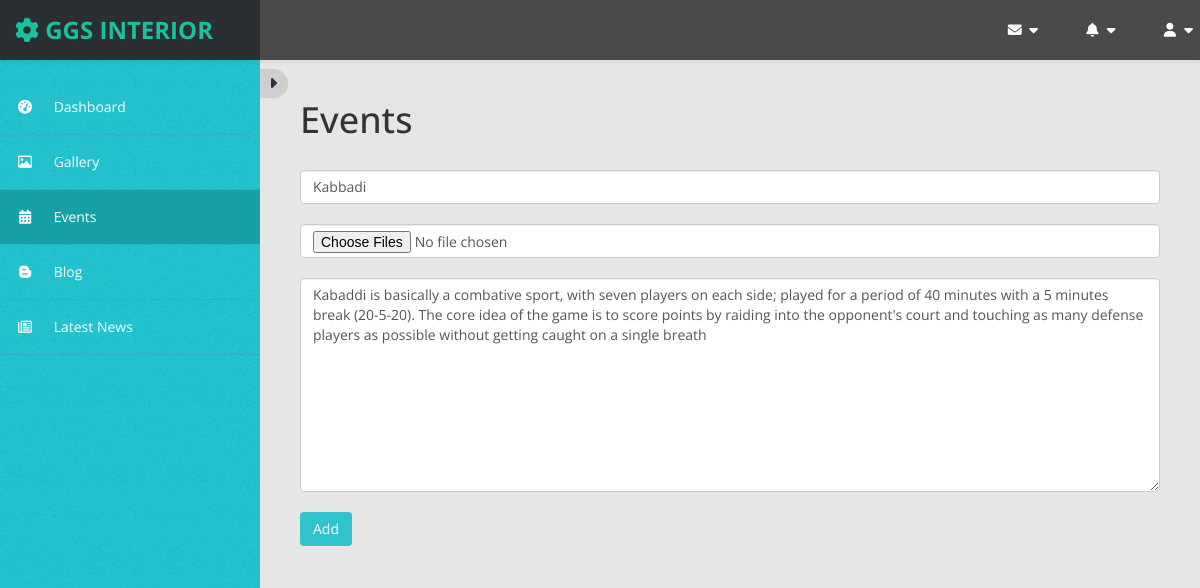
The page /admin/upevent.php?id=7 on the database its author committed.
### tables this page shows
CREATE TABLE `event` (
  `id` int(255) NOT NULL,
  `title` varchar(255) NOT NULL,
  `image` varchar(255) NOT NULL,
  `description` longtext NOT NULL,
  `date` date NOT NULL
);

### admin/upevent.php (the view, shortened to what this page needs)
<?php
include 'connection.php'
?>
<?php
$id=$_GET['id'];
$select="SELECT * FROM `event` WHERE `id`='$id'";
$data=mysqli_query($con,$select);
$row=mysqli_fetch_array($data);
?>
<!DOCTYPE html>
<html lang="en">
<head>
</head>
<?php
include 'link.php';
include 'head.php';
?>
<body>
<div id="page-wrapper">
            <div id="page-inner">
                <div class="row">
                    <div class="col-md-12">
                        <h1 class="page-header">
                          Events
                        </h1>
                        <form action="" method="post" class="form-group" enctype="multipart/form-data">
<input type="text" placeholder="Add Title" name="title" class="form-control"  value="<?php echo $row['title'] ?>"><br>
<input type="file" name="file[]" id="file" class="form-control" multiple  value="<?php echo $row['image'] ?>"  ><br>
<textarea name="desc" id="" cols="30" rows="10"  class="form-control"  placeholder="Add Description"><?php echo $row['description']?></textarea> <br>
<input type="submit" value="Add" name="submit" class="btn infd">
</form>
             </div>
                </div>
            </div>
        </div>
    </div>
</body>
</html>

### admin/assets/css/custom-styles.css (style rules this page uses)
body { font-family: 'Open Sans', sans-serif; background: #32C2CD url(../img/bg-img.jpg) !important; }
#page-wrapper { padding: 15px 15px; min-height: 600px; background: #E6E6E6; }
#page-inner { width:100%; margin:10px 20px 10px 0px; background-color:transparent; padding:10px; min-height:1200px; }
h1, .h1, h2, .h2, h3, .h3 { margin-top: 7px; margin-bottom: -5px; }
#page-wrapper { position: relative; top: 55px; }
.page-header { padding-bottom: 9px; margin: 10px 0 20px; border-bottom: 1px solid transparent; text-align: left; }
@media (min-width:768px) { #page-wrapper { margin: 0 0 0 260px; padding: 15px 30px; min-height: 1200px; } }

### admin/upevent.php (style rules this page uses)
.infd { color: #fff; background-color: #32C2CD; border-color: #fdfdfd; }

### rows shown on the page
event: title "Kabbadi", desc "Kabaddi is basically a combative sport, with seven players on each side; played for a period of 40 minutes with a 5 minutes break (20-5-20). The core idea of the game is to score points by raiding into the opponent's court and touching as many defense players as possible without getting caught on a single breath"
